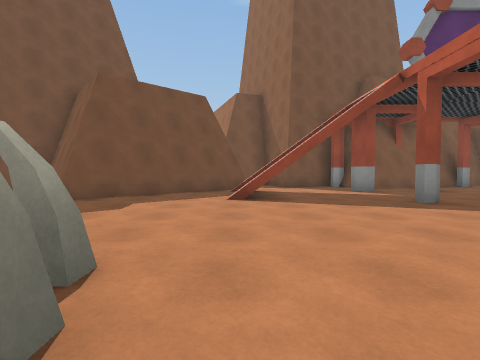
View 1 (above)

24 first-person views from a walk through a scene from a Unity 3-D project. The camera is 1.2 m above the floor, tilts 2° down and sees 85° across. The floor is counted in squares, 2 m on a side. Each view is taken from the middle of a square. On the plan, view 1 faces up. The plan holds only what a view shows up to about 9 squares ahead; the rest is blank. The place goes on beyond the plan. The player character is not drawn. Some surface patterns are stand-ins.

View 2
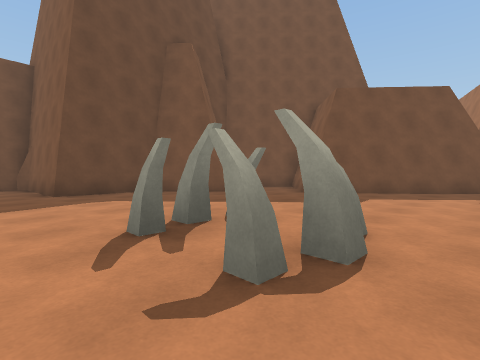

View 3
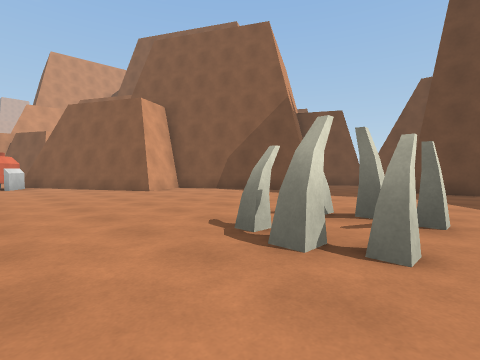

View 4
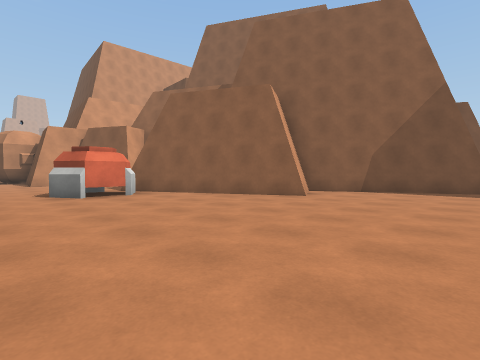

View 5
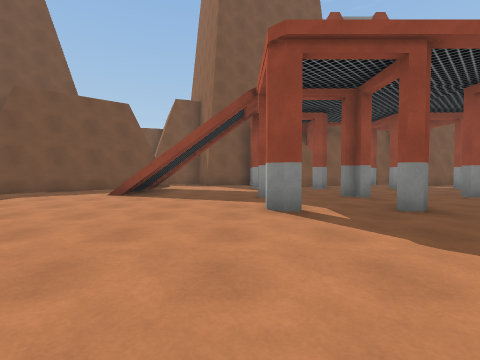

View 6
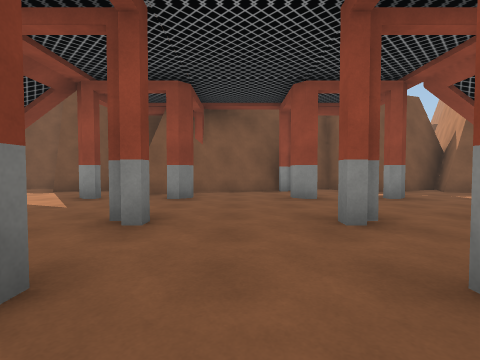

View 7
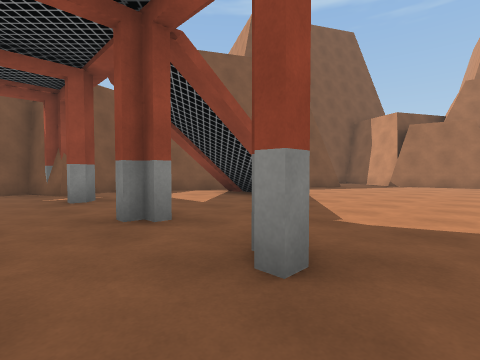

View 8
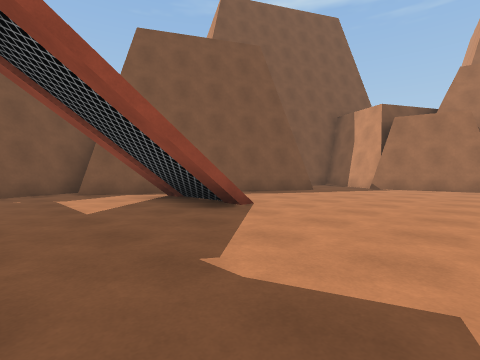

View 9
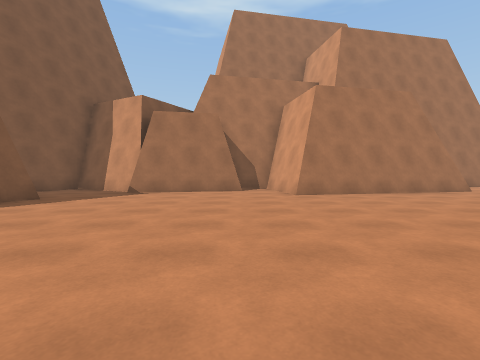

View 10
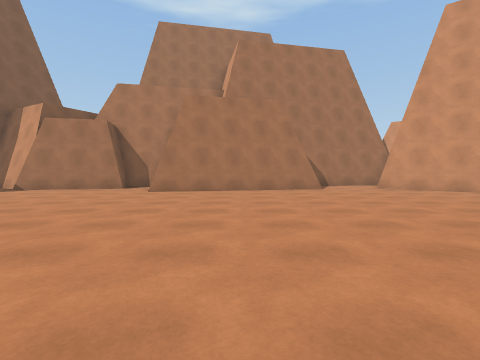

View 11
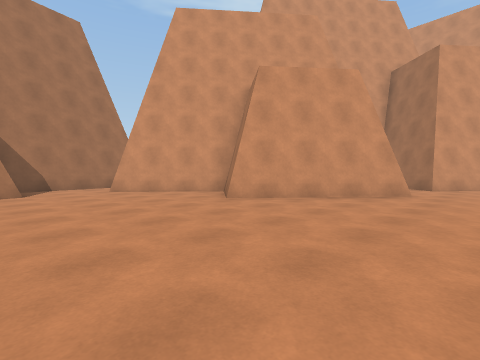

View 12
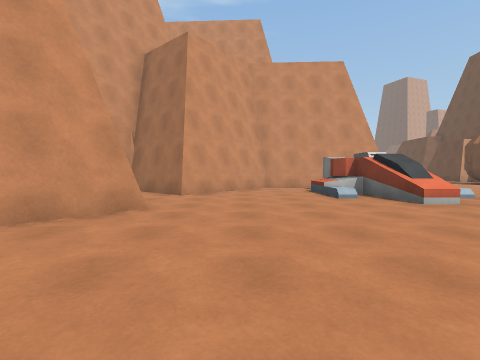

View 13
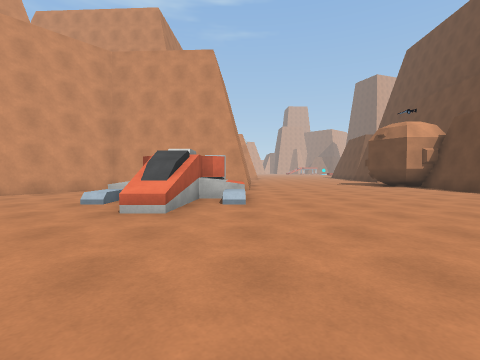

View 14
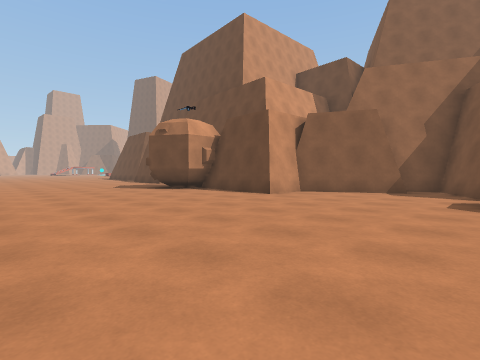

View 15
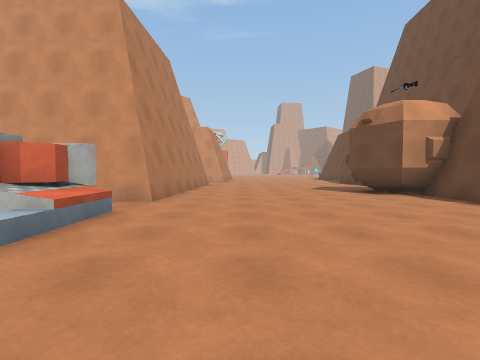

View 16
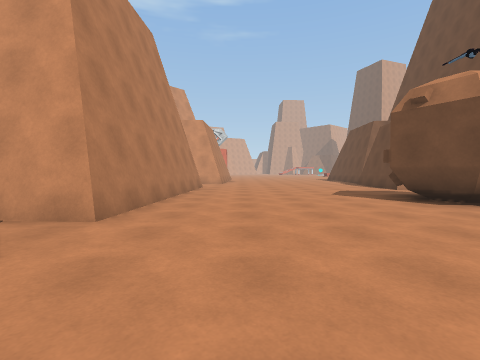

View 17
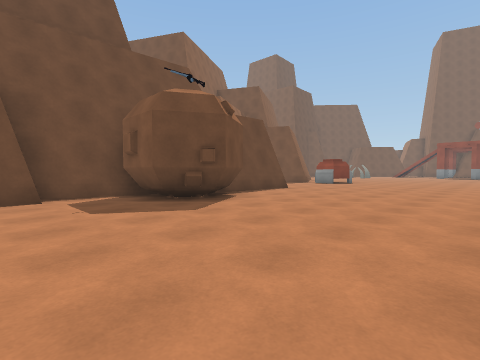

View 18
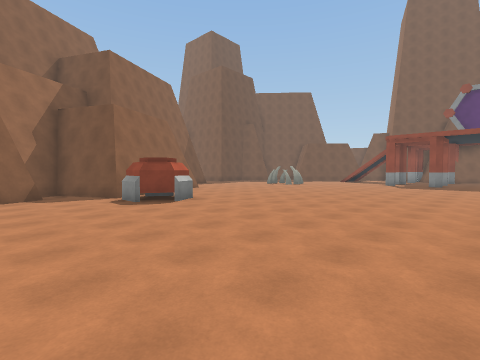

View 19
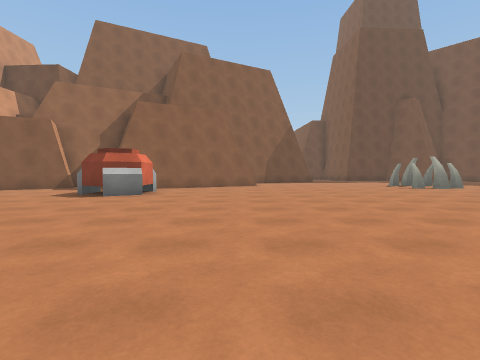

View 20
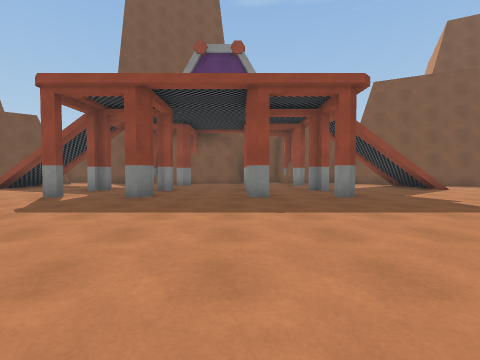

View 21
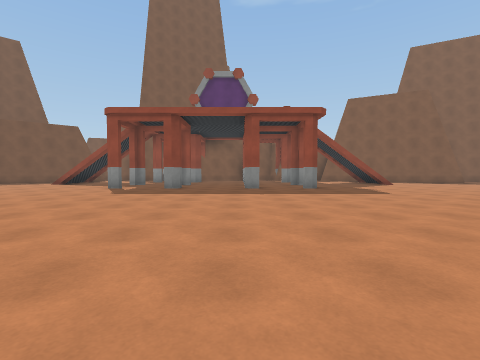

View 22
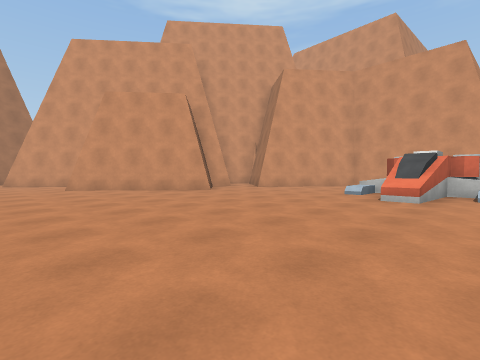

View 23
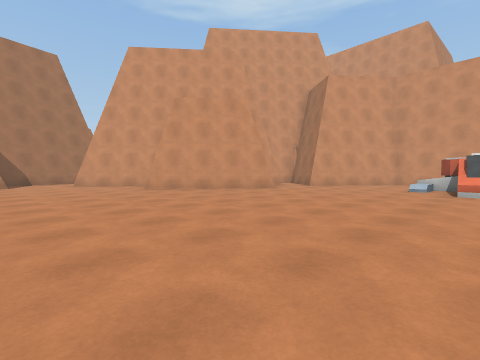

View 24
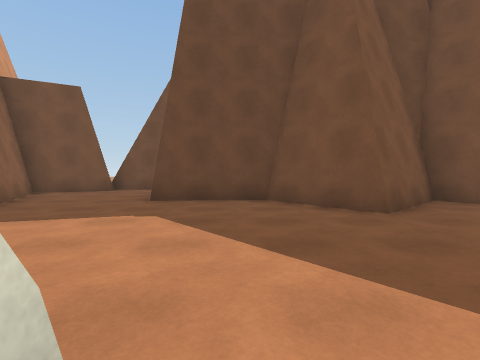

### Floor plan
Points are (right, up) in squares from view 1. A wall is a line through its corners. A room is listed if a view was taken in it or the views show most of it. See-through windows are left out.
Room 1 (views 1, 2, 3, 4, 5, 6, 7, 8, 9, 10, 11, 12, 13, 14, 15, 16, 17, 18, 19, 20, 21, 22, 23, 24)
walls: (-0.1, -10) (-2.4, -11.2) (-1.8, -12.2); (-1.2, -8.4) (-0.3, -10.2); (-2.3, -6.4) (-1.4, -8); (14.5, -11.3) (17.2, -8) (18.8, -9.3) (20.9, -6.7); (-1.2, -11.8) (-0.5, -13.1); (-0.3, -13.4) (0.2, -14.3) (1.5, -14.4) (1.3, -17.5); (5.5, 9.1) (4.3, 8.7); (-6.1, -2.4) (-4, -6.3) (-2.7, -5.6) (-2.4, -6.1); (12.4, -16.1) (14.4, -13.6) (16.1, -15); (20.7, -4.6) (19.6, 0.4) (20.2, 0.5); (8.3, 10.2) (5.7, 9.2); (20.5, 0.6) (22, 0.9) (21.7, 2.2); (0.2, 8.8) (-3.6, 5.4) (-5.4, 7.5); (3, 10) (1.6, 9.5); (20.9, 2) (20.4, 4.6); (18.5, 6.3) (13.4, 9); (13.6, 10.6) (10.4, 9.4) (9.9, 10.8) (9.3, 10.6); (22.8, -6.9) (22.3, -4.5); (0.8, 10.9) (-0.1, 10.6); (20.6, 5.1) (21.8, 7.3) (20.5, 8.1); (0.5, -19.1) (0.3, -21.3); (-6.1, 7.1) (-7.4, 5.9) (-5.8, 4.1) (-7.4, 2.6) (-7.3, 0.3) (-10.3, 0.1) (-10.6, -0.2) (-10.5, -2.1); (-10.1, -1.9) (-9.1, -3.7) (-6.8, -2.5); (7.5, -22.1) (7.8, -16.2) (9.3, -16.3); (1.1, -21.5) (1.1, -22)
low walls: (-2, -6.4) (-0.1, -10); (8.2, 9.9) (4.4, 8.5)
objects: bones (-1, 1); other object (0, -10) to (2, -9); other object (1, -19) to (3, -17); other object (4, 3); other object (4, 5); other object (4, 8); other object (6, 3); other object (6, 5); other object (6, 8); other object (8, -15) to (11, -12); other object (8, 3); other object (8, 8); other object (11, 3); other object (11, 5); other object (11, 8)

Positions as (right, up) in squares from view 1, and headings:
1: (0, 0), facing up
2: (0, -1), facing up-left
3: (1, 2), facing down-left
4: (3, -2), facing down-left
5: (3, -1), facing up
6: (7, 2), facing up
7: (9, 2), facing up-right
8: (11, 2), facing up-right
9: (13, 2), facing right
10: (12, -2), facing right
11: (13, -4), facing down-right
12: (13, -7), facing down
13: (8, -8), facing down
14: (7, -10), facing down-left
15: (6, -11), facing down
16: (6, -13), facing down
17: (7, -22), facing up-left
18: (8, -13), facing up-left
19: (8, -6), facing left
20: (8, -3), facing up
21: (8, -6), facing up
22: (8, -6), facing down-right
23: (9, -4), facing down-right
24: (-2, 2), facing left
